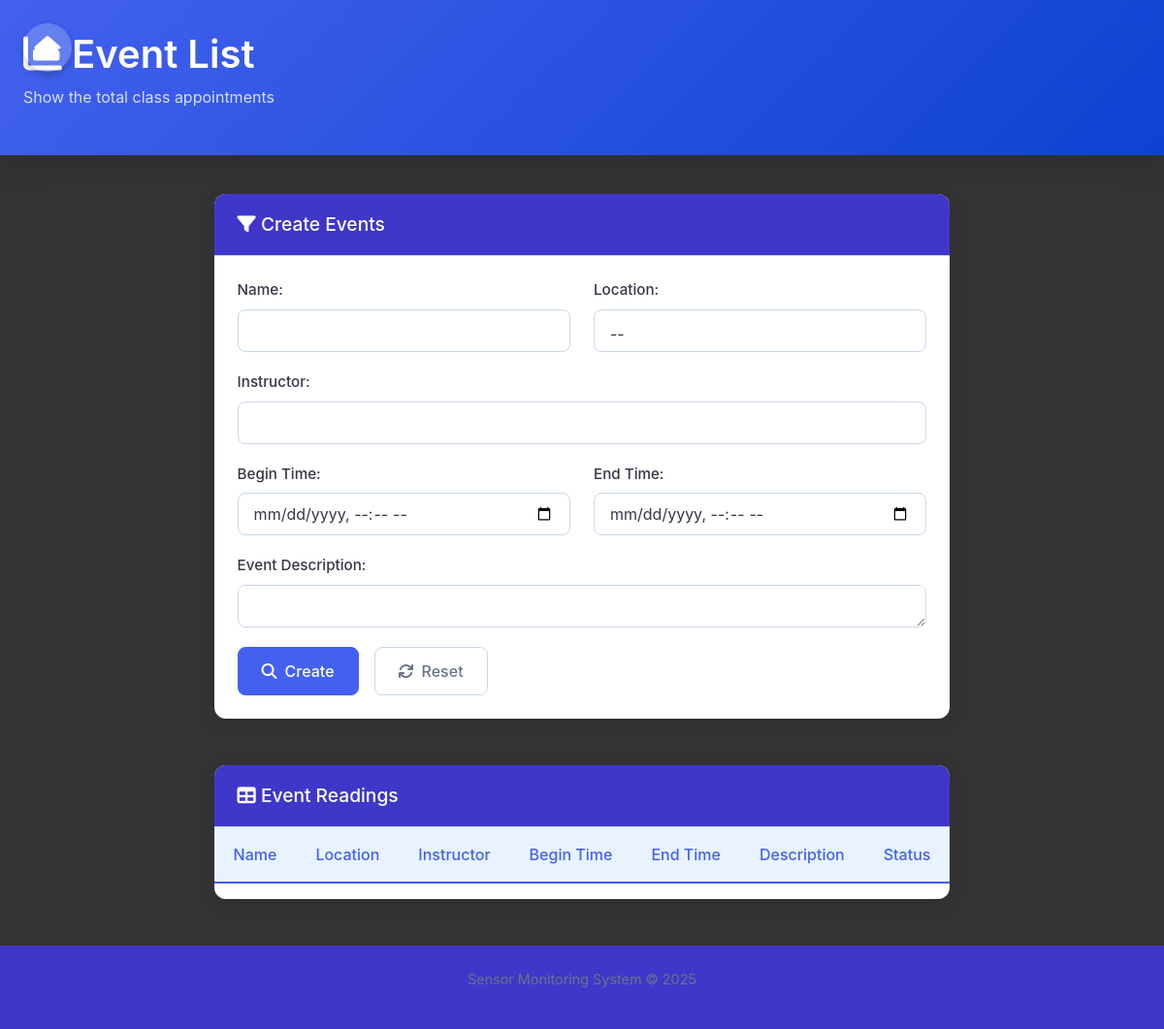
/eventlist, run on an earlier commit of the app's database.
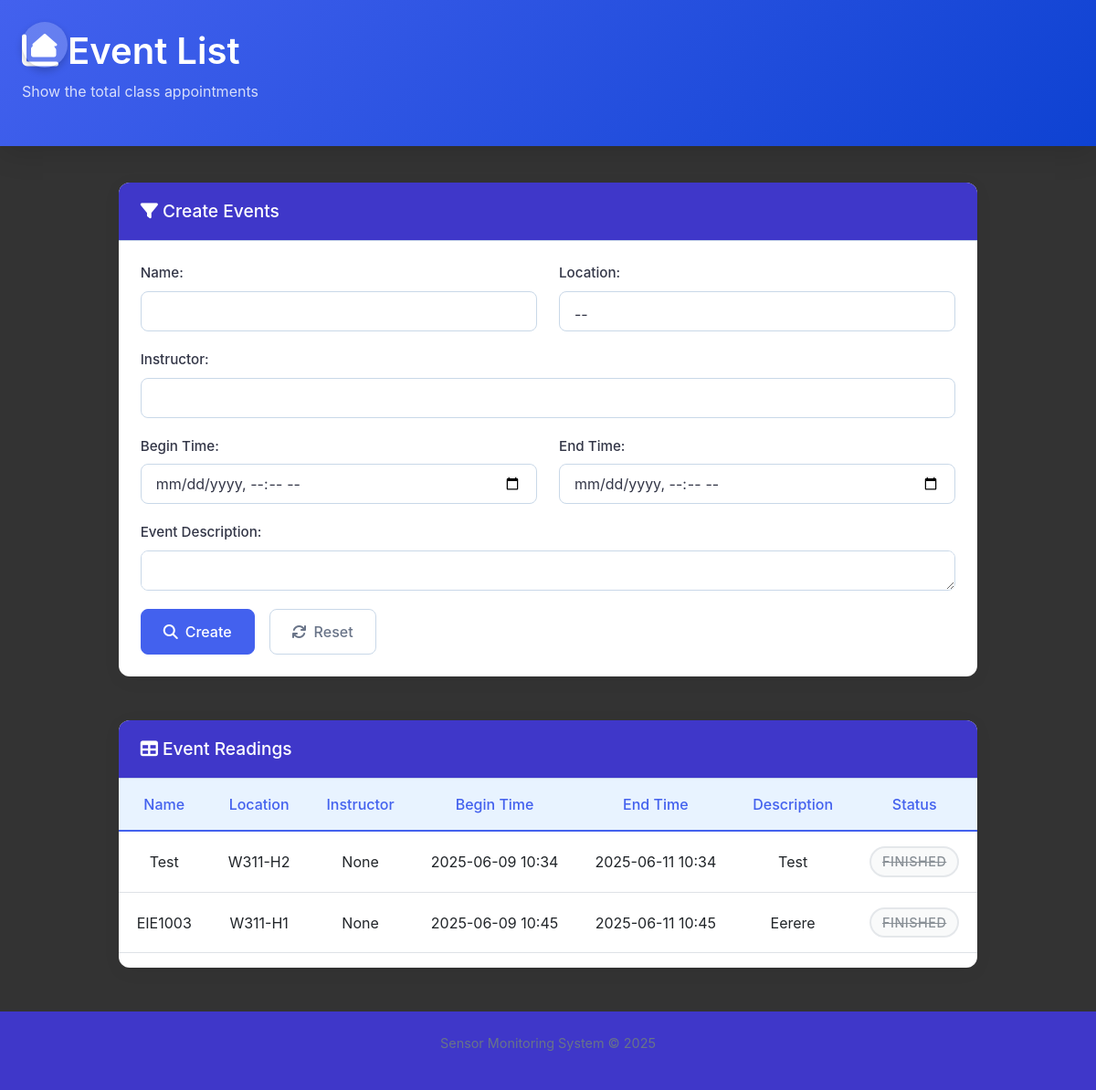
And on a later commit of the database.
### projectApp/models.py (models this page shows, shortened)
class Event(models.Model):
    name = models.CharField(max_length=10)
    begin_time = models.DateTimeField()
    end_time = models.DateTimeField()
    loc = models.CharField(max_length=20)
    Description = models.TextField(null=True,blank=True)
    instructor = models.CharField(max_length=20,null=False)
    class Meta:
        verbose_name_plural = "Events"

### projectApp/views.py (the view, shortened to what this page needs)
# urls.py: path("eventlist",views.add_event),
def add_event(request):
    location = Information.objects.values_list("loc").distinct().order_by("loc")
    locations = []
    locations.append((None,"--"))
    for i in location:
        locations.append((i[0],i[0]))
    events = Event.objects.all().order_by("end_time")
    events_status = []
    tot_events = []
    time = timezone.now()
    for event in events:
        this_event = {
            "id":event.id,
            "name":event.name,
            "loc":event.loc,
            "instructor":event.instructor,
            "begin_time":event.begin_time,
            "end_time":event.end_time,
            "Description":event.Description,
        }
        if event.end_time < time:
                this_event["status"] = "Finish"
        elif time < event.begin_time:
                this_event["status"] = "Upcoming"
        elif event.begin_time <= time <= event.end_time:
                this_event["status"] = "Ongoing"
        tot_events.append(this_event)
    context = {"entrys":tot_events}
    context["type"] = "success"
    if request.method == "POST":
        try:
            form = EventForm(request.POST)
            form.fields['loc'].choices = locations
            if form.is_valid():
                loc = form.cleaned_data['loc']
                begin_time = form.cleaned_data.get("begin_time")
                end_time = form.cleaned_data.get("end_time")
                if begin_time>=end_time:
                    raise AssertionError("Error! The start time must be earlier than the end time!")
                if not check_valid(loc,begin_time,end_time):
                    raise AssertionError("Error! The classroom has been occupied!")
                event = form.save(commit=False)
                event.loc = loc
                event = form.save()
                return redirect(request.path)
            else:
                print("check form",form)
        except Exception as e:
            print(e)
            form = EventForm()
            context["type"] = "fail"
            context["error_message"] = e
    else:
        form = EventForm()
        if "clear" in request.GET:
            form.reset()
            return redirect(request.path)
    form.fields['loc'].choices = locations
    context["form"] = form
    return render(request,"projectApp/add_event.html",context)

### projectApp/templates/projectApp/add_event.html (shortened to what the changed rows need)
{% load static %}
<!DOCTYPE html>
<html lang="en">
  <head>
    <link
      href="https://cdn.jsdelivr.net/npm/font-awesome@4.7.0/css/font-awesome.min.css"
      rel="stylesheet"
    />
    <link
      href="https://cdn.jsdelivr.net/npm/bootstrap@5.3.6/dist/css/bootstrap.min.css"
      rel="stylesheet"
    />
    <link
      rel="stylesheet"
      type="text/css"
      href="https://cdn.flexmonster.com/theme/orange/flexmonster.min.css"
    />
    <link
      href="https://cdn.jsdelivr.net/npm/bootstrap@5.3.0/dist/css/bootstrap.min.css"
      rel="stylesheet"
    />
    <link
      rel="stylesheet"
      href="https://cdnjs.cloudflare.com/ajax/libs/font-awesome/6.4.0/css/all.min.css"
    />
    <link
      href="https://cdn.jsdelivr.net/npm/sweetalert2@11.7.27/dist/sweetalert2.min.css"
      rel="stylesheet"
    />
  </head>
  <body>
    <header class="header">
      <div class="main-container">
        <h1><i class="fa fa-area-chart mr-2"></i> Event List</h1>
      </div>
    </header>
    <main class="main-container">
      <div class="card">
        <div class="table-responsive">
          <table class="table data-table table-hover">
            <thead>
              <tr>
                <th>Name</th>
                <th>Location</th>
                <th>Instructor</th>
                <th>Begin Time</th>
                <th>End Time</th>
                <th>Description</th>
                <th>Status</th>
              </tr>
            </thead>
            <tbody>
              {% for entry in entrys %}
              <tr class="clickable-row" data-id="{{ entry.id }}">
                <td>{{ entry.name }}</td>
                <td>{{ entry.loc }}</td>
                <td>{{ entry.instructor }}</td>
                <td>{{ entry.begin_time|date:"Y-m-d H:i" }}</td>
                <td>{{ entry.end_time|date:"Y-m-d H:i" }}</td>
                <td>{{ entry.Description|truncatechars:30 }}</td>
                {% if entry.status == "Upcoming" %}
                <td>
                  <span class="status-tag status-upcoming">Upcoming</span>
                </td>
                {% elif entry.status == "Ongoing" %}
                <td><span class="status-tag status-ongoing">Ongoing</span></td>
                {% elif entry.status == "Finish" %}
                <td><span class="status-tag status-finish">Finished</span></td>
                {% endif %}
              </tr>
              {% endfor %}
            </tbody>
          </table>
        </div>
      </div>
    </main>
  </body>
</html>

What changed in the data, as far as the page shows it:
added Event: name "Test", loc "W311-H2", begin_time "2025-06-09 10:34", end_time "2025-06-11 10:34", Description "Test"
added Event: name "EIE1003", loc "W311-H1", begin_time "2025-06-09 10:45", end_time "2025-06-11 10:45", Description "Eerere"
Also different on the page:
new list line: "None FINISHED"
